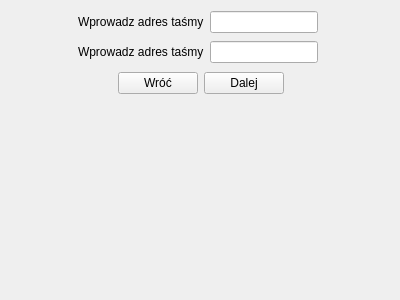
<?xml version="1.0" encoding="UTF-8"?>
<ui version="4.0">
 <class>Form</class>
 <widget class="QWidget" name="Form">
  <property name="geometry">
   <rect>
    <x>0</x>
    <y>0</y>
    <width>400</width>
    <height>300</height>
   </rect>
  </property>
  <property name="windowTitle">
   <string>Form</string>
  </property>
  <widget class="QWidget" name="layoutWidget_4">
   <property name="geometry">
    <rect>
     <x>10</x>
     <y>70</y>
     <width>382</width>
     <height>26</height>
    </rect>
   </property>
   <layout class="QHBoxLayout" name="horizontalLayout_5">
    <item>
     <spacer name="horizontalSpacer_9">
      <property name="orientation">
       <enum>Qt::Horizontal</enum>
      </property>
      <property name="sizeHint" stdset="0">
       <size>
        <width>40</width>
        <height>20</height>
       </size>
      </property>
     </spacer>
    </item>
    <item>
     <widget class="QPushButton" name="back">
      <property name="text">
       <string>Wróć</string>
      </property>
     </widget>
    </item>
    <item>
     <widget class="QPushButton" name="next">
      <property name="text">
       <string>Dalej</string>
      </property>
     </widget>
    </item>
    <item>
     <spacer name="horizontalSpacer_10">
      <property name="orientation">
       <enum>Qt::Horizontal</enum>
      </property>
      <property name="sizeHint" stdset="0">
       <size>
        <width>40</width>
        <height>20</height>
       </size>
      </property>
     </spacer>
    </item>
   </layout>
  </widget>
  <widget class="QWidget" name="layoutWidget_2">
   <property name="geometry">
    <rect>
     <x>10</x>
     <y>10</y>
     <width>388</width>
     <height>24</height>
    </rect>
   </property>
   <layout class="QHBoxLayout" name="horizontalLayout_6">
    <item>
     <spacer name="horizontalSpacer_11">
      <property name="orientation">
       <enum>Qt::Horizontal</enum>
      </property>
      <property name="sizeHint" stdset="0">
       <size>
        <width>40</width>
        <height>20</height>
       </size>
      </property>
     </spacer>
    </item>
    <item>
     <widget class="QLabel" name="label_3">
      <property name="text">
       <string>Wprowadz adres taśmy</string>
      </property>
     </widget>
    </item>
    <item>
     <widget class="QLineEdit" name="humidity_2">
      <property name="placeholderText">
       <string/>
      </property>
     </widget>
    </item>
    <item>
     <widget class="QLabel" name="label_4">
      <property name="text">
       <string/>
      </property>
     </widget>
    </item>
    <item>
     <spacer name="horizontalSpacer_12">
      <property name="orientation">
       <enum>Qt::Horizontal</enum>
      </property>
      <property name="sizeHint" stdset="0">
       <size>
        <width>40</width>
        <height>20</height>
       </size>
      </property>
     </spacer>
    </item>
   </layout>
  </widget>
  <widget class="QWidget" name="layoutWidget_3">
   <property name="geometry">
    <rect>
     <x>10</x>
     <y>40</y>
     <width>388</width>
     <height>24</height>
    </rect>
   </property>
   <layout class="QHBoxLayout" name="horizontalLayout_7">
    <item>
     <spacer name="horizontalSpacer_13">
      <property name="orientation">
       <enum>Qt::Horizontal</enum>
      </property>
      <property name="sizeHint" stdset="0">
       <size>
        <width>40</width>
        <height>20</height>
       </size>
      </property>
     </spacer>
    </item>
    <item>
     <widget class="QLabel" name="label_5">
      <property name="text">
       <string>Wprowadz adres taśmy</string>
      </property>
     </widget>
    </item>
    <item>
     <widget class="QLineEdit" name="humidity_3">
      <property name="placeholderText">
       <string/>
      </property>
     </widget>
    </item>
    <item>
     <widget class="QLabel" name="label_6">
      <property name="text">
       <string/>
      </property>
     </widget>
    </item>
    <item>
     <spacer name="horizontalSpacer_14">
      <property name="orientation">
       <enum>Qt::Horizontal</enum>
      </property>
      <property name="sizeHint" stdset="0">
       <size>
        <width>40</width>
        <height>20</height>
       </size>
      </property>
     </spacer>
    </item>
   </layout>
  </widget>
 </widget>
 <resources/>
 <connections/>
</ui>
